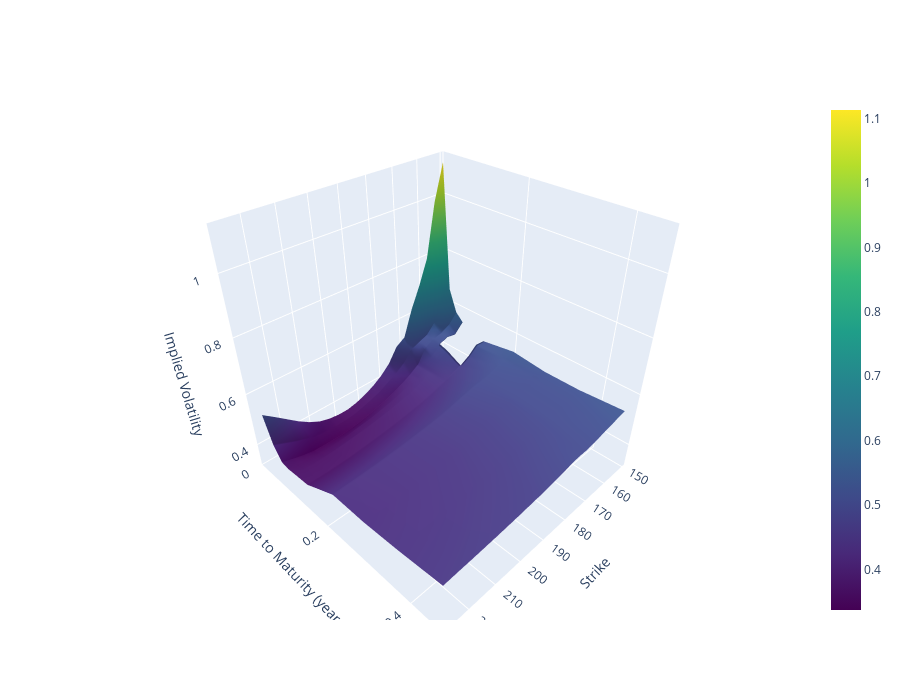

Write notebook code for a chart like this one.
### Code cell
X, Y = np.meshgrid(strikes_grid, maturities) 

fig = go.Figure(
    data=[go.Surface(x=X, y=Y, z=Z, colorscale="Viridis")]
)

fig.update_layout(
    # title=f"{ticker_symbol} Implied Volatility Surface",
    scene=dict(
        xaxis_title="Strike",
        yaxis_title="Time to Maturity (years)",
        zaxis_title="Implied Volatility",
    ),
    height=700,
)

fig.show()

### Figure 1 — Plotly figure (JSON) as saved in the notebook; plotly's stock layout.template omitted (floating-point values rounded to 4 significant figures; data arrays with more than 128 entries replaced by an {"elided": "..."} marker saying what was removed)
{"data": [{"colorscale": [[0, "#440154"], [0.1111, "#482878"], [0.2222, "#3e4989"], [0.3333, "#31688e"], [0.4444, "#26828e"], [0.5556, "#1f9e89"], [0.6667, "#35b779"], [0.7778, "#6ece58"], [0.8889, "#b5de2b"], [1, "#fde725"]], "type": "surface", "x": {"elided": "10x21 float values"}, "y": {"elided": "10x21 float values"}, "z": {"elided": "10x21 float values"}}], "layout": {"height": 700, "scene": {"xaxis": {"title": {"text": "Strike"}}, "yaxis": {"title": {"text": "Time to Maturity (years)"}}, "zaxis": {"title": {"text": "Implied Volatility"}}}}}
